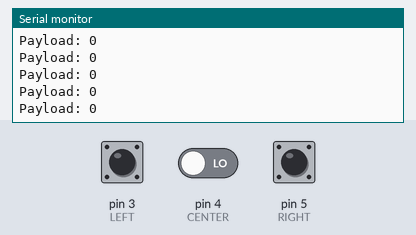
This sketch was run on a simulated Arduino Uno, built with avr-gcc and run on an emulated ATmega328P. On the bench: the last lines printed to the serial monitor. Inputs (shaded band) come from the test bench; at power-on: pin 3 (LEFT) LOW, pin 5 (RIGHT) LOW, pin 4 (CENTER) LOW. No radio packets arrive unless stated.

Above: at 1.2 s.
1.3 s: pin 3 (LEFT) pulled HIGH for 0.25 s
At 1.57 s:
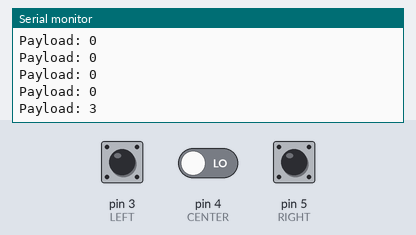
3.0 s: pin 5 (RIGHT) pulled HIGH for 0.25 s
At 3.19 s:
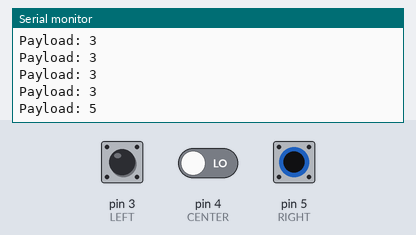
Timing chart, 0 to 6.0 s (numbered marks = the images above; inputs shaded):
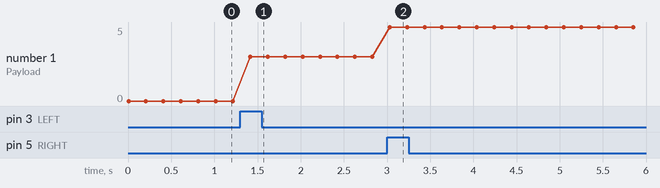

Measured:
- after the input at 1.3 s, the serial monitor: prints a new line after 0.12 s (image 1)
- after the input at 3.0 s, the serial monitor: prints a new line at once (image 2)
- plotted number 1: 0 → 3 after the input at 1.3 s

The sketch:

SignallingTX.ino
```cpp
#include <SPI.h>
#include <nRF24L01.h>
#include <RF24.h>

#define LEFT 3
#define CENTER 4
#define RIGHT 5
#define OFF 0
#define PURGATORY -1
#define ON 1

#define CE 9
#define CSN 10

#define BAUDRATE 57600

RF24 radio(CE, CSN);
const uint64_t newAddress = 0xABCDABCD71LL;
const byte address[6] = "00001";

int left_state = OFF;
int right_state = OFF;
int center_state = OFF;

int payload = 0;
int prevRead = 0;
// 0 - no button pressed; 1 - button pressed
int buttons_state = OFF;
int blink_leds = 0;

bool flipFlop = false;
unsigned long long t1, t2 = millis();


void setup() {
  Serial.begin(BAUDRATE);
  Serial.println(">>>>>>>>>>>> SETUP  <<<<<<<<<<<<<");

  set_pins();
  set_radio();
}

void loop() {
  set_payload_value();
  Serial.print("Payload: ");
  Serial.println(payload);


  radio.write(&payload, sizeof(int));
  delay(200);
}

void set_pins() {
  pinMode(LEFT, INPUT);
  pinMode(CENTER, INPUT);
  pinMode(RIGHT, INPUT);
}

void set_radio() {
  radio.begin();
  radio.openWritingPipe(address);
  radio.setPALevel(RF24_PA_MIN);
  radio.stopListening();
}

void reset_states() {
  left_state = OFF;
  center_state = OFF;
  right_state = OFF;
}

int set_payload_value() {
  int left = digitalRead(LEFT);
  int center = digitalRead(CENTER);
  int right = digitalRead(RIGHT);
  //Current time;
  t1 = millis();

  if (left) {
    prevRead = LEFT;
    payload = LEFT;
    flipFlop = false;
    t2 = millis();
  } else if (center) {
    //Checks whether it's the first push of the button
    if (prevRead == 0) {
      flipFlop = !flipFlop;
    }

    t2 = 0;
    prevRead = CENTER;
  } else if (right) {
    prevRead = RIGHT;
    payload = RIGHT;
    flipFlop = false;
    t2 = millis();
  } else {
    prevRead = 0;
    //Center lights are based on a flip-flop switch
    if (flipFlop) {
      payload = CENTER;
    } else if (t1 - t2 >= 5000 || prevRead == CENTER) {
      payload = OFF;
    }
  }
}
```
